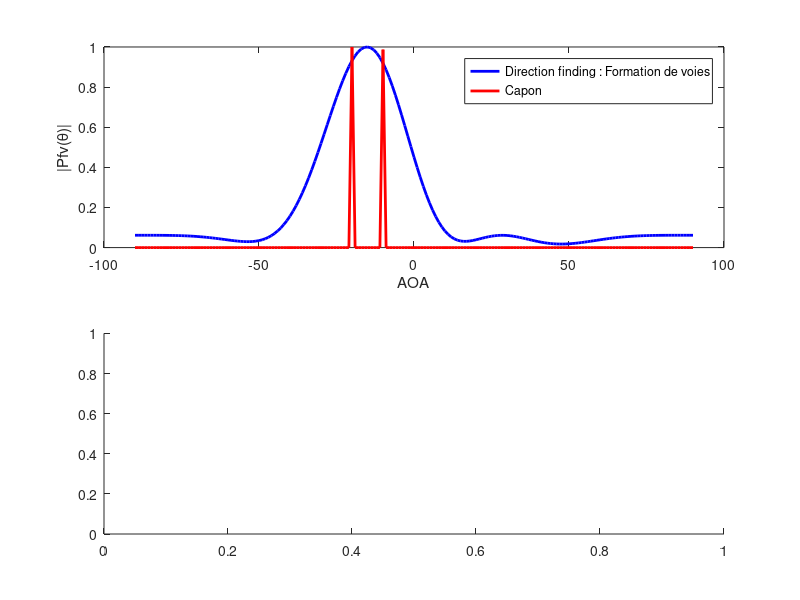

Write MATLAB code to recreate this figure. (Note: this script raises an error after producing the figure.)
%% Illustration de la formation de voies et de Capon
% Direction Finding
% DOA ou AOA : Direction of Arrival, Angle
% 02/10/2024 - Groupe JPB
clear all
close all
clc

% Construction des données :
% Choisir les angles d'arrivée
f = 5000;
c = 3.10e8;
N = 4;
lambda = c/f;
d = lambda/2; % Vérifier le théorème de Shannon (spatial)
Theta = [10 20]; % Angles en degrés
k = 1:N;

% Génération des vecteurs de réponse pour les deux angles
a1 = exp(-1j*2*pi*d*f/c*sin(Theta(1)*pi/180)*(k-1));
a2 = exp(-1j*2*pi*d*f/c*sin(Theta(2)*pi/180)*(k-1));
A = [a1' a2'];

% Génération du signal de source
S = randn(2,1000); % 2 sources, 1000 échantillons

% Génération des signaux reçus
X = A*S; % X = A * S

% Direction Finding : Beamforming (formation de voies)
Gammaxx = (X*X')./size(X,2); % Covariance estimée, normalisation par le nombre d'échantillons

pas = 1;
a = zeros(N,1);

% Initialisation des vecteurs pour les méthodes Pfv et Capon
Pfv = zeros(1, length(-90:pas:90));
Pcapon = zeros(1, length(-90:pas:90));

% Formation de faisceau (Beamforming) et méthode de Capon
i = 0;
for theta = -90:pas:90
    i = i + 1;
    for k = 1:N
        a(k) = exp(-1j*2*pi*d*f/c*sin(theta*pi/180)*(k-1)); % Angles en radians
    end
    Pfv(i) = a' * Gammaxx * a / N; % Méthode formation de voies
    Pcapon(i) = 1 / (a' * inv(Gammaxx) * a); % Méthode de Capon
end

% Tracé des résultats
subplot(211)
theta = -90:pas:90;
plot(theta, abs(Pfv) ./ max(abs(Pfv)), 'b', 'LineWidth', 2) % Normalisation
hold on
plot(theta, abs(Pcapon) ./ max(abs(Pcapon)), 'r', 'LineWidth', 2) % Normalisation
xlabel('AOA')
ylabel('|Pfv(\theta)|')
legend('Direction finding : Formation de voies','Capon')

% Tracé polaire (avec angles en radians)
subplot(212)
polarplot(theta*pi/180, abs(Pfv)) % Utilisation de polarplot() au lieu de polar()

